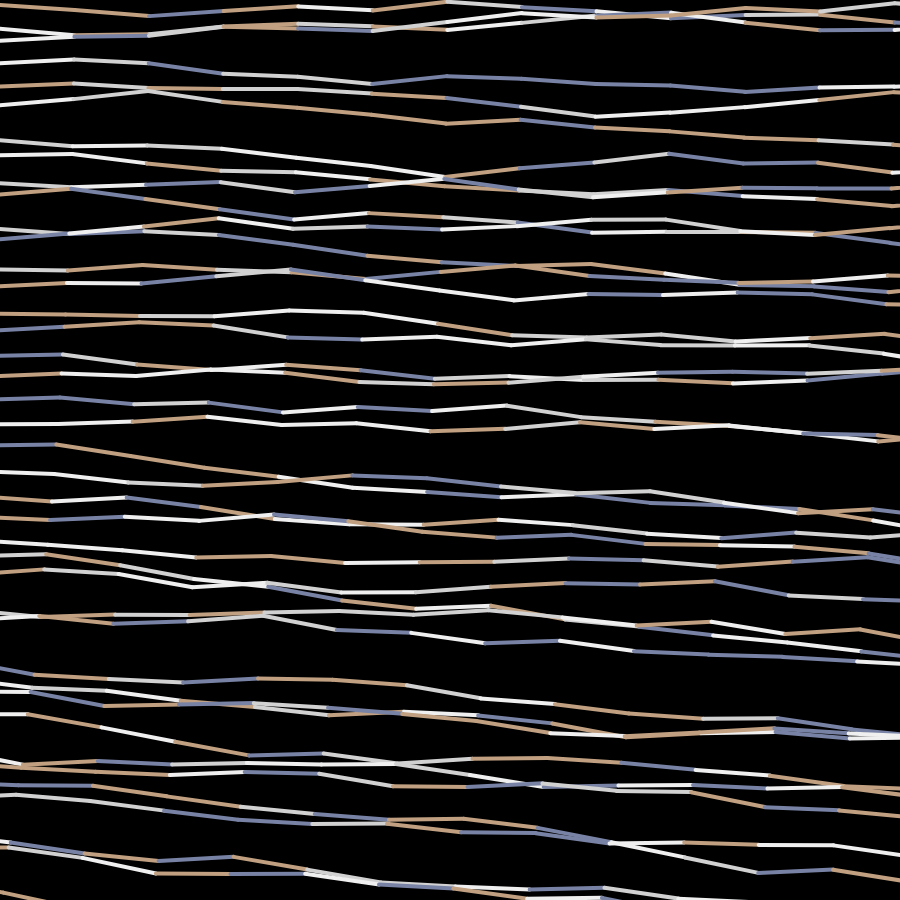
Frame 1 (no input)
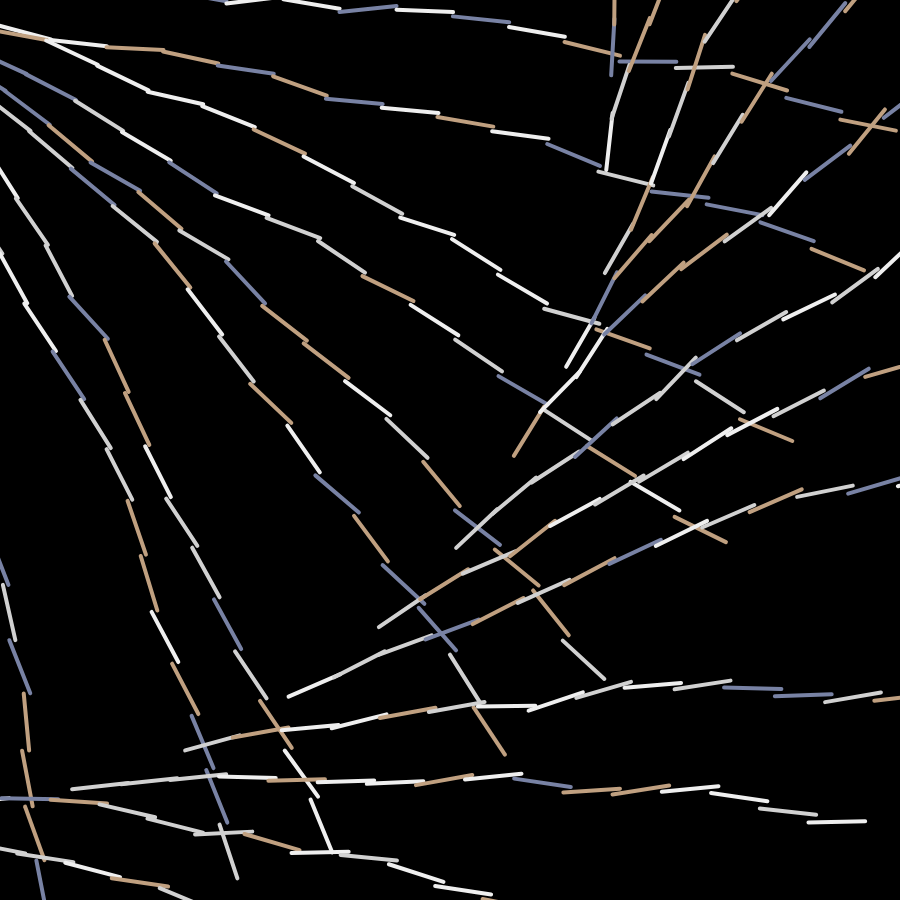
Frame 60 (no input)
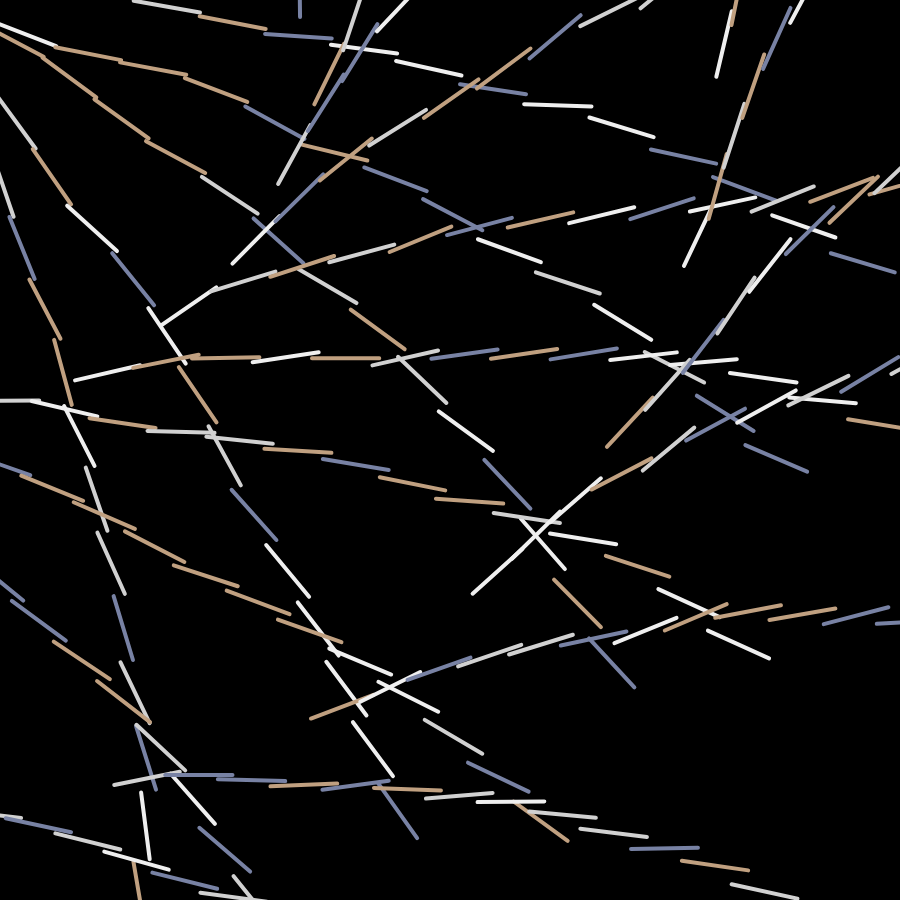
Frame 120 (the mouse pressed at the canvas centre since frame 60)

The p5.js sketch that drew these frames (run headless with seeded random() and noise() and a simulated clock; from frame 60 on, the mouse is pressed at the canvas centre):

// p5.js sketch
// ── sketch.js
const palette = ['#7882A4', '#C0A080', '#D1D1D1', '#EFEFEF']
let tilesH = 40//random(10, 100);

function setup() {
  createCanvas(900, 900);
	frameRate(30);
}


function draw() {
	background(int(random(0, 0)));
	strokeWeight(4);

	const tilesW = random(10, 20);
	const tileW = width / tilesW;

	const tileH = height / tilesH;
	let prevY;
  for (let y = 0; y < tilesH; y++) {
		prevY = null;
    for (let x = 0; x < tilesW; x++) {
			const quarter = tilesW / 4;
			// const randy = x > quarter && x < quarter * 3 ? random(-10, 10) : 0;
			const randy = random(-10, 10)


			let px = map(x, 0, tilesW, 0, width);
			let py = prevY ? prevY : map(y, 0, tilesH, 0, width) + randy;
			const pxN = (x+1) * tileW;
			const pyN = py + randy;

			const randomIndex = random(0, 4);
			const colory = palette[int(randomIndex)];
			
			stroke(colory);

			rotate(radians(frameCount * 0.009))
			line(px, py, pxN, pyN);	
			prevY = pyN;
		}
  }
	tilesH += 0.11; 
}
